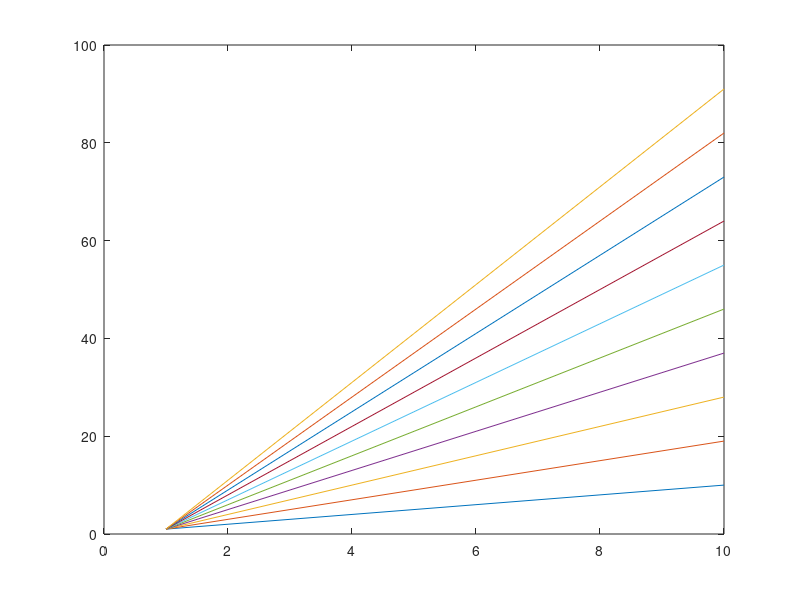

Here is the MATLAB script that generated this plot: (Note: this script raises an error after producing the figure.)
close all;   

legend_str = []; 
     for i=1:10, 
          x = 1:i:(10*i); 
          plot(x); hold on; 
          legend_str = [legend_str; {num2str(i)}];
     end
     columnlegend(3, legend_str, 'Location', 'NorthWest');